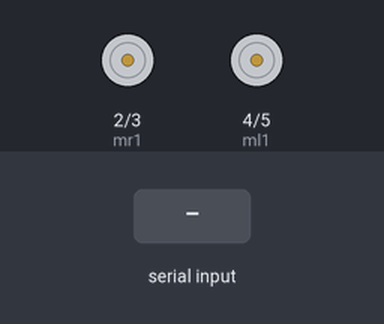
This sketch was run on a simulated Arduino Uno, built with avr-gcc and run on an emulated ATmega328P. Shown: motor-driver pin pairs drawn as motors (green arrow = first pin HIGH = forward, orange = second pin HIGH = backward, longer = more drive). The inputs (shaded band) are chosen by the test bench.

Above: at 1.2 s.
1.3 s: byte 1 (1) received over Serial
At 1.8 s:
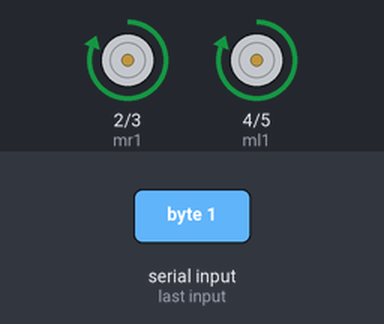
2.8 s: byte 2 (2) received over Serial
At 4.0 s:
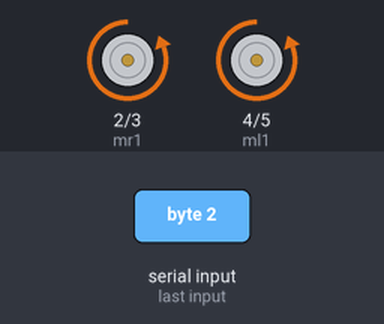
4.3 s: byte 3 (3) received over Serial
At 5.3 s:
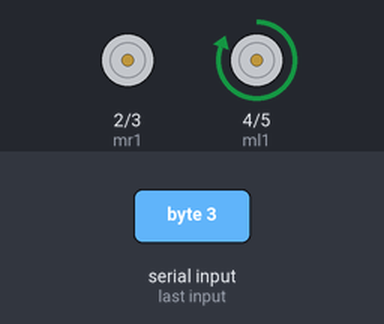
5.8 s: byte 4 (4) received over Serial
At 6.4 s:
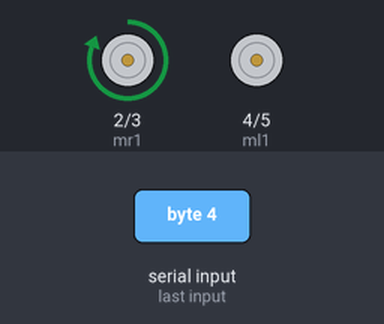
Timing chart, 0 to 8.3 s (numbered marks = the images above; inputs shaded):
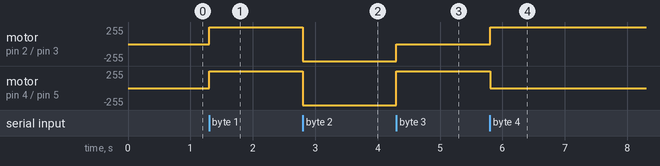

The sketch:

Indomie.ino
```cpp
  int mr1=2;
  int mr2=3;
  int ml1=4;
  int ml2=5;
  int signl=0 , order=0;


void setup() {
  pinMode(mr1,OUTPUT);
  pinMode(mr2,OUTPUT);
  pinMode(ml1,OUTPUT);
  pinMode(ml2,OUTPUT);
  Serial.begin(9600);
}


void loop() {

  signl = Serial.available();

  if( signl > 0 ){

      order = Serial.read();

        switch(order){

          case 0 : stoop(); break;
          case 1 : forward(); break;
          case 2 : back(); break;
          case 3 : right(); break;
          case 4 : left(); break;


          }


    }


}

void forward(){
  digitalWrite(mr1,1);
  digitalWrite(mr2,0);

  digitalWrite(ml1,1);
  digitalWrite(ml2,0);
 }


void back(){
  digitalWrite(mr1,0);
  digitalWrite(mr2,1);

  digitalWrite(ml1,0);
  digitalWrite(ml2,1);
 }


void right(){
  digitalWrite(mr1,0);
  digitalWrite(mr2,0);

  digitalWrite(ml1,1);
  digitalWrite(ml2,0);
 }


void left(){
  digitalWrite(mr1,1);
  digitalWrite(mr2,0);

  digitalWrite(ml1,0);
  digitalWrite(ml2,0);
 }


void stoop(){
  digitalWrite(mr1,0);
  digitalWrite(mr2,0);

  digitalWrite(ml1,0);
  digitalWrite(ml2,0);
 }
```

Measured:
- after the input at 1.3 s, motor on pin 2 (mr1) / pin 3 (mr2), motor on pin 4 (ml1) / pin 5 (ml2): stopped → forward 255/255 at once
- after the input at 2.8 s, motor on pin 2 (mr1) / pin 3 (mr2), motor on pin 4 (ml1) / pin 5 (ml2): forward 255/255 → backward 255/255 at once
- after the input at 4.3 s, motor on pin 2 (mr1) / pin 3 (mr2): backward 255/255 → stopped at once; motor on pin 4 (ml1) / pin 5 (ml2): backward 255/255 → forward 255/255 at once
- after the input at 5.8 s, motor on pin 2 (mr1) / pin 3 (mr2): stopped → forward 255/255 at once; motor on pin 4 (ml1) / pin 5 (ml2): forward 255/255 → stopped at once
